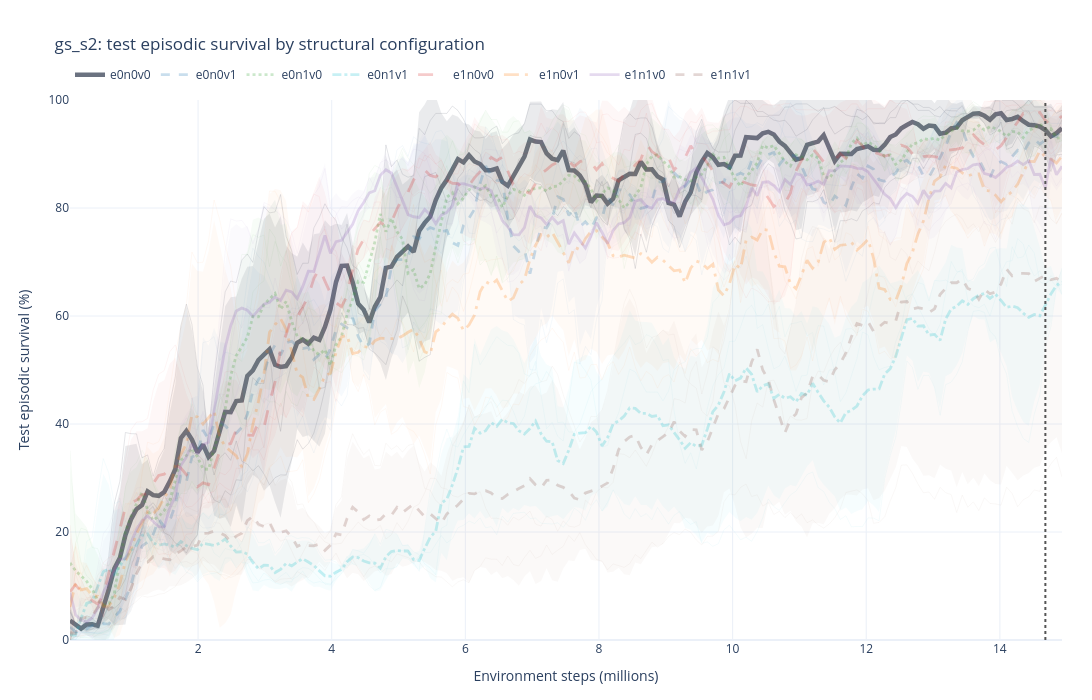

Source (notebook cell):
### Markdown cell above
## Aggregated survival curves

One curve per structure, aggregated over its three seeds. Thin lines are the
individual seeds and the band is one standard deviation. The `e0n0v0` baseline
is drawn in grey.

### Code cell
STRUCTURE_COLORS = {
    "e0n0v0": "#6b7280",
    "e0n0v1": "#1f77b4",
    "e0n1v0": "#2ca02c",
    "e0n1v1": "#17becf",
    "e1n0v0": "#d62728",
    "e1n0v1": "#ff7f0e",
    "e1n1v0": "#9467bd",
    "e1n1v1": "#8c564b",
}

absolute_figure = sc.plot_survival_comparison(
    survival_long,
    group_by="structure",
    label_by="structure",
    smooth=SMOOTH_WINDOW,
    uncertainty="std",
    min_members=1,
    show_members=True,
    colors=STRUCTURE_COLORS,
    highlight=[BASELINE_STRUCTURE],
    budget_step=comparison_budget,
    title="gs_s2: test episodic survival by structural configuration",
    width=1450,
    height=700,
)
absolute_figure.show()
print("done")

### Figure 1 — Plotly figure (JSON) as saved in the notebook; plotly's stock layout.template omitted (floating-point values rounded to 4 significant figures; data arrays with more than 128 entries replaced by an {"elided": "..."} marker saying what was removed)
{"data": [{"hoverinfo": "skip", "legendgroup": "e0n0v0", "line": {"color": "#6b7280", "width": 1}, "mode": "lines", "opacity": 0.18, "showlegend": false, "type": "scatter", "x": {"elided": "180 float values"}, "y": {"elided": "180 float values"}}, {"hoverinfo": "skip", "legendgroup": "e0n0v0", "line": {"color": "#6b7280", "width": 1}, "mode": "lines", "opacity": 0.18, "showlegend": false, "type": "scatter", "x": {"elided": "180 float values"}, "y": {"elided": "180 float values"}}, {"hoverinfo": "skip", "legendgroup": "e0n0v0", "line": {"color": "#6b7280", "width": 1}, "mode": "lines", "opacity": 0.18, "showlegend": false, "type": "scatter", "x": {"elided": "180 float values"}, "y": {"elided": "180 float values"}}, {"hoverinfo": "skip", "legendgroup": "e0n0v0", "line": {"width": 0}, "mode": "lines", "showlegend": false, "type": "scatter", "x": {"elided": "180 float values"}, "y": {"elided": "180 float values"}}, {"fill": "tonexty", "fillcolor": "rgba(107, 114, 128, 0.1400)", "hoverinfo": "skip", "legendgroup": "e0n0v0", "line": {"width": 0}, "mode": "lines", "showlegend": false, "type": "scatter", "x": {"elided": "180 float values"}, "y": {"elided": "180 float values"}}, {"customdata": {"elided": "180x4 float values"}, "hovertemplate": "<b>e0n0v0</b><br>step: %{x:.3f}M<br>value: %{y:.2f}<br>members: %{customdata[0]:.0f}<br>std: %{customdata[1]:.2f}<extra></extra>", "legendgroup": "e0n0v0", "line": {"color": "#6b7280", "dash": "solid", "width": 4.5}, "marker": {"size": 5}, "mode": "lines", "name": "e0n0v0", "opacity": 1, "showlegend": true, "type": "scatter", "x": {"elided": "180 float values"}, "y": {"elided": "180 float values"}}, {"hoverinfo": "skip", "legendgroup": "e0n0v1", "line": {"color": "#1f77b4", "width": 1}, "mode": "lines", "opacity": 0.0432, "showlegend": false, "type": "scatter", "x": {"elided": "180 float values"}, "y": {"elided": "180 float values"}}, {"hoverinfo": "skip", "legendgroup": "e0n0v1", "line": {"color": "#1f77b4", "width": 1}, "mode": "lines", "opacity": 0.0432, "showlegend": false, "type": "scatter", "x": {"elided": "180 float values"}, "y": {"elided": "180 float values"}}, {"hoverinfo": "skip", "legendgroup": "e0n0v1", "line": {"color": "#1f77b4", "width": 1}, "mode": "lines", "opacity": 0.0432, "showlegend": false, "type": "scatter", "x": {"elided": "180 float values"}, "y": {"elided": "180 float values"}}, {"hoverinfo": "skip", "legendgroup": "e0n0v1", "line": {"width": 0}, "mode": "lines", "showlegend": false, "type": "scatter", "x": {"elided": "180 float values"}, "y": {"elided": "180 float values"}}, {"fill": "tonexty", "fillcolor": "rgba(31, 119, 180, 0.0336)", "hoverinfo": "skip", "legendgroup": "e0n0v1", "line": {"width": 0}, "mode": "lines", "showlegend": false, "type": "scatter", "x": {"elided": "180 float values"}, "y": {"elided": "180 float values"}}, {"customdata": {"elided": "180x4 float values"}, "hovertemplate": "<b>e0n0v1</b><br>step: %{x:.3f}M<br>value: %{y:.2f}<br>members: %{customdata[0]:.0f}<br>std: %{customdata[1]:.2f}<extra></extra>", "legendgroup": "e0n0v1", "line": {"color": "#1f77b4", "dash": "dash", "width": 2.8}, "marker": {"size": 5}, "mode": "lines", "name": "e0n0v1", "opacity": 0.24, "showlegend": true, "type": "scatter", "x": {"elided": "180 float values"}, "y": {"elided": "180 float values"}}, {"hoverinfo": "skip", "legendgroup": "e0n1v0", "line": {"color": "#2ca02c", "width": 1}, "mode": "lines", "opacity": 0.0432, "showlegend": false, "type": "scatter", "x": {"elided": "179 float values"}, "y": {"elided": "179 float values"}}, {"hoverinfo": "skip", "legendgroup": "e0n1v0", "line": {"color": "#2ca02c", "width": 1}, "mode": "lines", "opacity": 0.0432, "showlegend": false, "type": "scatter", "x": {"elided": "180 float values"}, "y": {"elided": "180 float values"}}, {"hoverinfo": "skip", "legendgroup": "e0n1v0", "line": {"color": "#2ca02c", "width": 1}, "mode": "lines", "opacity": 0.0432, "showlegend": false, "type": "scatter", "x": {"elided": "180 float values"}, "y": {"elided": "180 float values"}}, {"hoverinfo": "skip", "legendgroup": "e0n1v0", "line": {"width": 0}, "mode": "lines", "showlegend": false, "type": "scatter", "x": {"elided": "180 float values"}, "y": {"elided": "180 float values"}}, {"fill": "tonexty", "fillcolor": "rgba(44, 160, 44, 0.0336)", "hoverinfo": "skip", "legendgroup": "e0n1v0", "line": {"width": 0}, "mode": "lines", "showlegend": false, "type": "scatter", "x": {"elided": "180 float values"}, "y": {"elided": "180 float values"}}, {"customdata": {"elided": "180x4 float values"}, "hovertemplate": "<b>e0n1v0</b><br>step: %{x:.3f}M<br>value: %{y:.2f}<br>members: %{customdata[0]:.0f}<br>std: %{customdata[1]:.2f}<extra></extra>", "legendgroup": "e0n1v0", "line": {"color": "#2ca02c", "dash": "dot", "width": 2.8}, "marker": {"size": 5}, "mode": "lines", "name": "e0n1v0", "opacity": 0.24, "showlegend": true, "type": "scatter", "x": {"elided": "180 float values"}, "y": {"elided": "180 float values"}}, {"hoverinfo": "skip", "legendgroup": "e0n1v1", "line": {"color": "#17becf", "width": 1}, "mode": "lines", "opacity": 0.0432, "showlegend": false, "type": "scatter", "x": {"elided": "180 float values"}, "y": {"elided": "180 float values"}}, {"hoverinfo": "skip", "legendgroup": "e0n1v1", "line": {"color": "#17becf", "width": 1}, "mode": "lines", "opacity": 0.0432, "showlegend": false, "type": "scatter", "x": {"elided": "180 float values"}, "y": {"elided": "180 float values"}}, {"hoverinfo": "skip", "legendgroup": "e0n1v1", "line": {"color": "#17becf", "width": 1}, "mode": "lines", "opacity": 0.0432, "showlegend": false, "type": "scatter", "x": {"elided": "180 float values"}, "y": {"elided": "180 float values"}}, {"hoverinfo": "skip", "legendgroup": "e0n1v1", "line": {"width": 0}, "mode": "lines", "showlegend": false, "type": "scatter", "x": {"elided": "180 float values"}, "y": {"elided": "180 float values"}}, {"fill": "tonexty", "fillcolor": "rgba(23, 190, 207, 0.0336)", "hoverinfo": "skip", "legendgroup": "e0n1v1", "line": {"width": 0}, "mode": "lines", "showlegend": false, "type": "scatter", "x": {"elided": "180 float values"}, "y": {"elided": "180 float values"}}, {"customdata": {"elided": "180x4 float values"}, "hovertemplate": "<b>e0n1v1</b><br>step: %{x:.3f}M<br>value: %{y:.2f}<br>members: %{customdata[0]:.0f}<br>std: %{customdata[1]:.2f}<extra></extra>", "legendgroup": "e0n1v1", "line": {"color": "#17becf", "dash": "dashdot", "width": 2.8}, "marker": {"size": 5}, "mode": "lines", "name": "e0n1v1", "opacity": 0.24, "showlegend": true, "type": "scatter", "x": {"elided": "180 float values"}, "y": {"elided": "180 float values"}}, {"hoverinfo": "skip", "legendgroup": "e1n0v0", "line": {"color": "#d62728", "width": 1}, "mode": "lines", "opacity": 0.0432, "showlegend": false, "type": "scatter", "x": {"elided": "180 float values"}, "y": {"elided": "180 float values"}}, {"hoverinfo": "skip", "legendgroup": "e1n0v0", "line": {"color": "#d62728", "width": 1}, "mode": "lines", "opacity": 0.0432, "showlegend": false, "type": "scatter", "x": {"elided": "180 float values"}, "y": {"elided": "180 float values"}}, {"hoverinfo": "skip", "legendgroup": "e1n0v0", "line": {"color": "#d62728", "width": 1}, "mode": "lines", "opacity": 0.0432, "showlegend": false, "type": "scatter", "x": {"elided": "180 float values"}, "y": {"elided": "180 float values"}}, {"hoverinfo": "skip", "legendgroup": "e1n0v0", "line": {"width": 0}, "mode": "lines", "showlegend": false, "type": "scatter", "x": {"elided": "180 float values"}, "y": {"elided": "180 float values"}}, {"fill": "tonexty", "fillcolor": "rgba(214, 39, 40, 0.0336)", "hoverinfo": "skip", "legendgroup": "e1n0v0", "line": {"width": 0}, "mode": "lines", "showlegend": false, "type": "scatter", "x": {"elided": "180 float values"}, "y": {"elided": "180 float values"}}, {"customdata": {"elided": "180x4 float values"}, "hovertemplate": "<b>e1n0v0</b><br>step: %{x:.3f}M<br>value: %{y:.2f}<br>members: %{customdata[0]:.0f}<br>std: %{customdata[1]:.2f}<extra></extra>", "legendgroup": "e1n0v0", "line": {"color": "#d62728", "dash": "longdash", "width": 2.8}, "marker": {"size": 5}, "mode": "lines", "name": "e1n0v0", "opacity": 0.24, "showlegend": true, "type": "scatter", "x": {"elided": "180 float values"}, "y": {"elided": "180 float values"}}, {"hoverinfo": "skip", "legendgroup": "e1n0v1", "line": {"color": "#ff7f0e", "width": 1}, "mode": "lines", "opacity": 0.0432, "showlegend": false, "type": "scatter", "x": {"elided": "180 float values"}, "y": {"elided": "180 float values"}}, {"hoverinfo": "skip", "legendgroup": "e1n0v1", "line": {"color": "#ff7f0e", "width": 1}, "mode": "lines", "opacity": 0.0432, "showlegend": false, "type": "scatter", "x": {"elided": "180 float values"}, "y": {"elided": "180 float values"}}, {"hoverinfo": "skip", "legendgroup": "e1n0v1", "line": {"color": "#ff7f0e", "width": 1}, "mode": "lines", "opacity": 0.0432, "showlegend": false, "type": "scatter", "x": {"elided": "180 float values"}, "y": {"elided": "180 float values"}}, {"hoverinfo": "skip", "legendgroup": "e1n0v1", "line": {"width": 0}, "mode": "lines", "showlegend": false, "type": "scatter", "x": {"elided": "180 float values"}, "y": {"elided": "180 float values"}}, {"fill": "tonexty", "fillcolor": "rgba(255, 127, 14, 0.0336)", "hoverinfo": "skip", "legendgroup": "e1n0v1", "line": {"width": 0}, "mode": "lines", "showlegend": false, "type": "scatter", "x": {"elided": "180 float values"}, "y": {"elided": "180 float values"}}, {"customdata": {"elided": "180x4 float values"}, "hovertemplate": "<b>e1n0v1</b><br>step: %{x:.3f}M<br>value: %{y:.2f}<br>members: %{customdata[0]:.0f}<br>std: %{customdata[1]:.2f}<extra></extra>", "legendgroup": "e1n0v1", "line": {"color": "#ff7f0e", "dash": "longdashdot", "width": 2.8}, "marker": {"size": 5}, "mode": "lines", "name": "e1n0v1", "opacity": 0.24, "showlegend": true, "type": "scatter", "x": {"elided": "180 float values"}, "y": {"elided": "180 float values"}}, {"hoverinfo": "skip", "legendgroup": "e1n1v0", "line": {"color": "#9467bd", "width": 1}, "mode": "lines", "opacity": 0.0432, "showlegend": false, "type": "scatter", "x": {"elided": "180 float values"}, "y": {"elided": "180 float values"}}, {"hoverinfo": "skip", "legendgroup": "e1n1v0", "line": {"color": "#9467bd", "width": 1}, "mode": "lines", "opacity": 0.0432, "showlegend": false, "type": "scatter", "x": {"elided": "180 float values"}, "y": {"elided": "180 float values"}}, {"hoverinfo": "skip", "legendgroup": "e1n1v0", "line": {"color": "#9467bd", "width": 1}, "mode": "lines", "opacity": 0.0432, "showlegend": false, "type": "scatter", "x": {"elided": "177 float values"}, "y": {"elided": "177 float values"}}, {"hoverinfo": "skip", "legendgroup": "e1n1v0", "line": {"width": 0}, "mode": "lines", "showlegend": false, "type": "scatter", "x": {"elided": "180 float values"}, "y": {"elided": "180 float values"}}, {"fill": "tonexty", "fillcolor": "rgba(148, 103, 189, 0.0336)", "hoverinfo": "skip", "legendgroup": "e1n1v0", "line": {"width": 0}, "mode": "lines", "showlegend": false, "type": "scatter", "x": {"elided": "180 float values"}, "y": {"elided": "180 float values"}}, {"customdata": {"elided": "180x4 float values"}, "hovertemplate": "<b>e1n1v0</b><br>step: %{x:.3f}M<br>value: %{y:.2f}<br>members: %{customdata[0]:.0f}<br>std: %{customdata[1]:.2f}<extra></extra>", "legendgroup": "e1n1v0", "line": {"color": "#9467bd", "dash": "solid", "width": 2.8}, "marker": {"size": 5}, "mode": "lines", "name": "e1n1v0", "opacity": 0.24, "showlegend": true, "type": "scatter", "x": {"elided": "180 float values"}, "y": {"elided": "180 float values"}}, {"hoverinfo": "skip", "legendgroup": "e1n1v1", "line": {"color": "#8c564b", "width": 1}, "mode": "lines", "opacity": 0.0432, "showlegend": false, "type": "scatter", "x": {"elided": "180 float values"}, "y": {"elided": "180 float values"}}, {"hoverinfo": "skip", "legendgroup": "e1n1v1", "line": {"color": "#8c564b", "width": 1}, "mode": "lines", "opacity": 0.0432, "showlegend": false, "type": "scatter", "x": {"elided": "180 float values"}, "y": {"elided": "180 float values"}}, {"hoverinfo": "skip", "legendgroup": "e1n1v1", "line": {"color": "#8c564b", "width": 1}, "mode": "lines", "opacity": 0.0432, "showlegend": false, "type": "scatter", "x": {"elided": "180 float values"}, "y": {"elided": "180 float values"}}, {"hoverinfo": "skip", "legendgroup": "e1n1v1", "line": {"width": 0}, "mode": "lines", "showlegend": false, "type": "scatter", "x": {"elided": "180 float values"}, "y": {"elided": "180 float values"}}, {"fill": "tonexty", "fillcolor": "rgba(140, 86, 75, 0.0336)", "hoverinfo": "skip", "legendgroup": "e1n1v1", "line": {"width": 0}, "mode": "lines", "showlegend": false, "type": "scatter", "x": {"elided": "180 float values"}, "y": {"elided": "180 float values"}}, {"customdata": {"elided": "180x4 float values"}, "hovertemplate": "<b>e1n1v1</b><br>step: %{x:.3f}M<br>value: %{y:.2f}<br>members: %{customdata[0]:.0f}<br>std: %{customdata[1]:.2f}<extra></extra>", "legendgroup": "e1n1v1", "line": {"color": "#8c564b", "dash": "dash", "width": 2.8}, "marker": {"size": 5}, "mode": "lines", "name": "e1n1v1", "opacity": 0.24, "showlegend": true, "type": "scatter", "x": {"elided": "180 float values"}, "y": {"elided": "180 float values"}}], "layout": {"height": 700, "hovermode": "x unified", "legend": {"orientation": "h", "x": 0, "xanchor": "left", "y": 1.02, "yanchor": "bottom"}, "margin": {"b": 60, "l": 70, "r": 30, "t": 100}, "shapes": [{"line": {"color": "#555555", "dash": "dot"}, "type": "line", "x0": 14.68, "x1": 14.68, "xref": "x", "y0": 0, "y1": 1, "yref": "y domain"}], "title": {"text": "gs_s2: test episodic survival by structural configuration"}, "width": 1450, "xaxis": {"title": {"text": "Environment steps (millions)"}}, "yaxis": {"range": [0, 100], "title": {"text": "Test episodic survival (%)"}}}}
